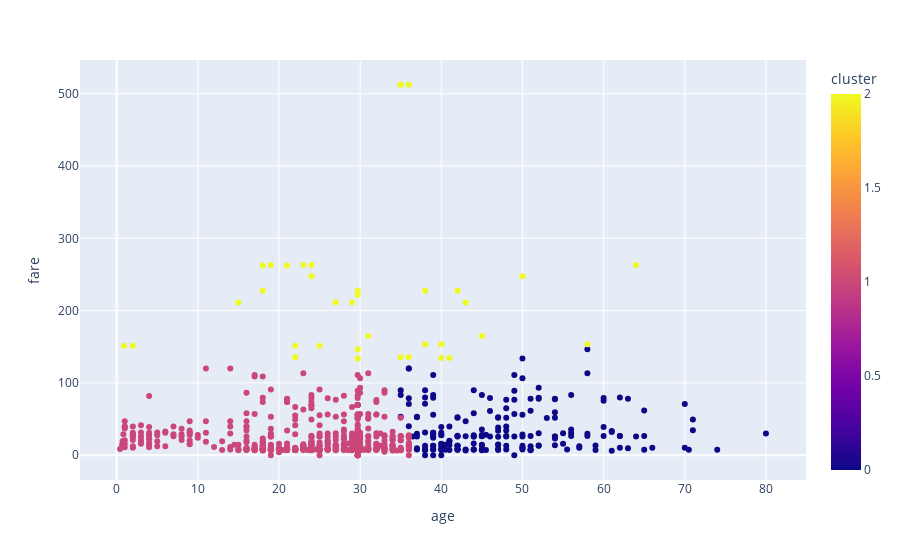

The notebook cell saved with this chart:
### Code cell
import plotly.express as px
fig= px.scatter(df, x='age', y='fare', color='cluster')
fig.show()

### Figure 1 — Plotly figure (JSON) as saved in the notebook; plotly's stock layout.template omitted (floating-point values rounded to 4 significant figures; data arrays with more than 128 entries replaced by an {"elided": "..."} marker saying what was removed)
{"data": [{"hovertemplate": "age=%{x}<br>fare=%{y}<br>cluster=%{marker.color}<extra></extra>", "legendgroup": "", "marker": {"color": {"elided": "891 int values"}, "coloraxis": "coloraxis", "symbol": "circle"}, "mode": "markers", "name": "", "orientation": "v", "showlegend": false, "type": "scatter", "x": {"elided": "891 float values"}, "xaxis": "x", "y": {"elided": "891 float values"}, "yaxis": "y"}], "layout": {"coloraxis": {"colorbar": {"title": {"text": "cluster"}}, "colorscale": [[0, "#0d0887"], [0.1111, "#46039f"], [0.2222, "#7201a8"], [0.3333, "#9c179e"], [0.4444, "#bd3786"], [0.5556, "#d8576b"], [0.6667, "#ed7953"], [0.7778, "#fb9f3a"], [0.8889, "#fdca26"], [1, "#f0f921"]]}, "legend": {"tracegroupgap": 0}, "margin": {"t": 60}, "xaxis": {"anchor": "y", "domain": [0, 1], "title": {"text": "age"}}, "yaxis": {"anchor": "x", "domain": [0, 1], "title": {"text": "fare"}}}}
